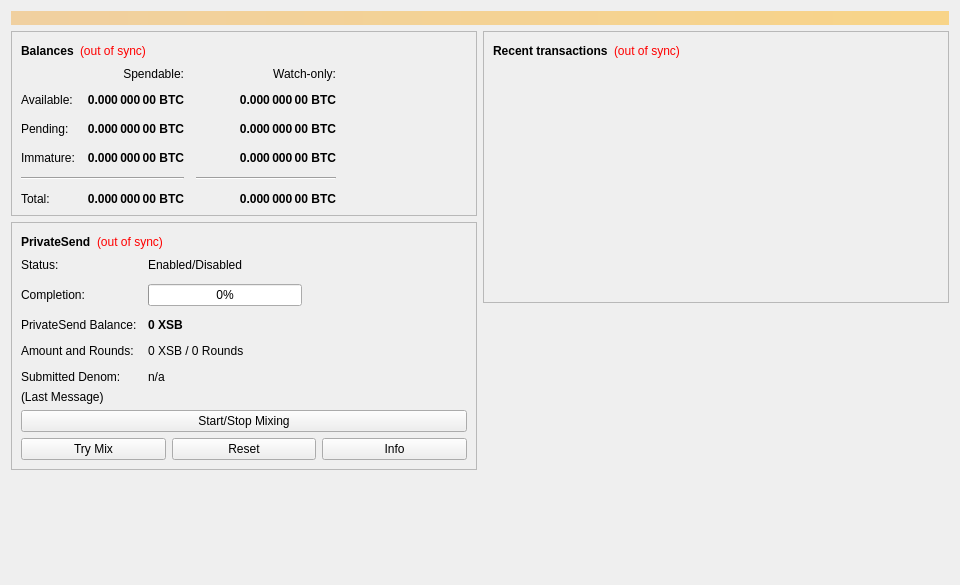
<?xml version="1.0" encoding="UTF-8"?>
<ui version="4.0">
 <class>OverviewPage</class>
 <widget class="QWidget" name="OverviewPage">
  <property name="geometry">
   <rect>
    <x>0</x>
    <y>0</y>
    <width>960</width>
    <height>585</height>
   </rect>
  </property>
  <property name="minimumSize">
   <size>
    <width>960</width>
    <height>0</height>
   </size>
  </property>
  <property name="windowTitle">
   <string>Form</string>
  </property>
  <layout class="QVBoxLayout" name="topLayout">
   <item>
    <widget class="QLabel" name="labelAlerts">
     <property name="visible">
      <bool>false</bool>
     </property>
     <property name="styleSheet">
      <string notr="true">QLabel { background-color: qlineargradient(x1: 0, y1: 0, x2: 1, y2: 0, stop:0 #F0D0A0, stop:1 #F8D488); color:#000000; }</string>
     </property>
     <property name="wordWrap">
      <bool>true</bool>
     </property>
     <property name="margin">
      <number>3</number>
     </property>
     <property name="textInteractionFlags">
      <set>Qt::TextSelectableByMouse</set>
     </property>
    </widget>
   </item>
   <item>
    <layout class="QHBoxLayout" name="horizontalLayout" stretch="1,1">
     <item>
      <layout class="QVBoxLayout" name="verticalLayout_2">
       <item>
        <widget class="QFrame" name="frame">
         <property name="frameShape">
          <enum>QFrame::StyledPanel</enum>
         </property>
         <property name="frameShadow">
          <enum>QFrame::Raised</enum>
         </property>
         <layout class="QVBoxLayout" name="verticalLayout_4">
          <item>
           <layout class="QHBoxLayout" name="horizontalLayout_4">
            <item>
             <widget class="QLabel" name="label_5">
              <property name="font">
               <font>
                <weight>75</weight>
                <bold>true</bold>
               </font>
              </property>
              <property name="text">
               <string>Balances</string>
              </property>
             </widget>
            </item>
            <item>
             <widget class="QLabel" name="labelWalletStatus">
              <property name="toolTip">
               <string>The displayed information may be out of date. Your wallet automatically synchronizes with the sharkbyte network after a connection is established, but this process has not completed yet.</string>
              </property>
              <property name="styleSheet">
               <string notr="true">QLabel { color: red; }</string>
              </property>
              <property name="text">
               <string notr="true">(out of sync)</string>
              </property>
              <property name="alignment">
               <set>Qt::AlignLeading|Qt::AlignLeft|Qt::AlignVCenter</set>
              </property>
             </widget>
            </item>
            <item>
             <spacer name="horizontalSpacer_3">
              <property name="orientation">
               <enum>Qt::Horizontal</enum>
              </property>
              <property name="sizeHint" stdset="0">
               <size>
                <width>40</width>
                <height>20</height>
               </size>
              </property>
             </spacer>
            </item>
           </layout>
          </item>
          <item>
           <layout class="QGridLayout" name="gridLayout">
            <property name="spacing">
             <number>12</number>
            </property>
            <item row="2" column="2">
             <widget class="QLabel" name="labelWatchPending">
              <property name="font">
               <font>
                <weight>75</weight>
                <bold>true</bold>
               </font>
              </property>
              <property name="cursor">
               <cursorShape>IBeamCursor</cursorShape>
              </property>
              <property name="toolTip">
               <string>Unconfirmed transactions to watch-only addresses</string>
              </property>
              <property name="text">
               <string notr="true">0.000 000 00 BTC</string>
              </property>
              <property name="alignment">
               <set>Qt::AlignRight|Qt::AlignTrailing|Qt::AlignVCenter</set>
              </property>
              <property name="textInteractionFlags">
               <set>Qt::LinksAccessibleByMouse|Qt::TextSelectableByKeyboard|Qt::TextSelectableByMouse</set>
              </property>
             </widget>
            </item>
            <item row="2" column="1">
             <widget class="QLabel" name="labelUnconfirmed">
              <property name="font">
               <font>
                <weight>75</weight>
                <bold>true</bold>
               </font>
              </property>
              <property name="cursor">
               <cursorShape>IBeamCursor</cursorShape>
              </property>
              <property name="toolTip">
               <string>Total of transactions that have yet to be confirmed, and do not yet count toward the spendable balance</string>
              </property>
              <property name="text">
               <string notr="true">0.000 000 00 BTC</string>
              </property>
              <property name="alignment">
               <set>Qt::AlignRight|Qt::AlignTrailing|Qt::AlignVCenter</set>
              </property>
              <property name="textInteractionFlags">
               <set>Qt::LinksAccessibleByMouse|Qt::TextSelectableByKeyboard|Qt::TextSelectableByMouse</set>
              </property>
             </widget>
            </item>
            <item row="3" column="2">
             <widget class="QLabel" name="labelWatchImmature">
              <property name="font">
               <font>
                <weight>75</weight>
                <bold>true</bold>
               </font>
              </property>
              <property name="cursor">
               <cursorShape>IBeamCursor</cursorShape>
              </property>
              <property name="toolTip">
               <string>Mined balance in watch-only addresses that has not yet matured</string>
              </property>
              <property name="text">
               <string notr="true">0.000 000 00 BTC</string>
              </property>
              <property name="alignment">
               <set>Qt::AlignRight|Qt::AlignTrailing|Qt::AlignVCenter</set>
              </property>
              <property name="textInteractionFlags">
               <set>Qt::LinksAccessibleByMouse|Qt::TextSelectableByKeyboard|Qt::TextSelectableByMouse</set>
              </property>
             </widget>
            </item>
            <item row="4" column="0" colspan="2">
             <widget class="Line" name="lineSpendableBalance">
              <property name="orientation">
               <enum>Qt::Horizontal</enum>
              </property>
             </widget>
            </item>
            <item row="4" column="2">
             <widget class="Line" name="lineWatchBalance">
              <property name="sizePolicy">
               <sizepolicy hsizetype="Preferred" vsizetype="Fixed">
                <horstretch>0</horstretch>
                <verstretch>0</verstretch>
               </sizepolicy>
              </property>
              <property name="minimumSize">
               <size>
                <width>140</width>
                <height>0</height>
               </size>
              </property>
              <property name="orientation">
               <enum>Qt::Horizontal</enum>
              </property>
             </widget>
            </item>
            <item row="5" column="0">
             <widget class="QLabel" name="labelTotalText">
              <property name="text">
               <string>Total:</string>
              </property>
             </widget>
            </item>
            <item row="3" column="1">
             <widget class="QLabel" name="labelImmature">
              <property name="font">
               <font>
                <weight>75</weight>
                <bold>true</bold>
               </font>
              </property>
              <property name="cursor">
               <cursorShape>IBeamCursor</cursorShape>
              </property>
              <property name="toolTip">
               <string>Mined balance that has not yet matured</string>
              </property>
              <property name="text">
               <string notr="true">0.000 000 00 BTC</string>
              </property>
              <property name="alignment">
               <set>Qt::AlignRight|Qt::AlignTrailing|Qt::AlignVCenter</set>
              </property>
              <property name="textInteractionFlags">
               <set>Qt::LinksAccessibleByMouse|Qt::TextSelectableByKeyboard|Qt::TextSelectableByMouse</set>
              </property>
             </widget>
            </item>
            <item row="2" column="3">
             <spacer name="horizontalSpacer_2">
              <property name="orientation">
               <enum>Qt::Horizontal</enum>
              </property>
              <property name="sizeHint" stdset="0">
               <size>
                <width>40</width>
                <height>20</height>
               </size>
              </property>
             </spacer>
            </item>
            <item row="3" column="0">
             <widget class="QLabel" name="labelImmatureText">
              <property name="text">
               <string>Immature:</string>
              </property>
             </widget>
            </item>
            <item row="5" column="1">
             <widget class="QLabel" name="labelTotal">
              <property name="font">
               <font>
                <weight>75</weight>
                <bold>true</bold>
               </font>
              </property>
              <property name="cursor">
               <cursorShape>IBeamCursor</cursorShape>
              </property>
              <property name="toolTip">
               <string>Your current total balance</string>
              </property>
              <property name="text">
               <string notr="true">0.000 000 00 BTC</string>
              </property>
              <property name="alignment">
               <set>Qt::AlignRight|Qt::AlignTrailing|Qt::AlignVCenter</set>
              </property>
              <property name="textInteractionFlags">
               <set>Qt::LinksAccessibleByMouse|Qt::TextSelectableByKeyboard|Qt::TextSelectableByMouse</set>
              </property>
             </widget>
            </item>
            <item row="5" column="2">
             <widget class="QLabel" name="labelWatchTotal">
              <property name="font">
               <font>
                <weight>75</weight>
                <bold>true</bold>
               </font>
              </property>
              <property name="cursor">
               <cursorShape>IBeamCursor</cursorShape>
              </property>
              <property name="toolTip">
               <string>Current total balance in watch-only addresses</string>
              </property>
              <property name="text">
               <string notr="true">0.000 000 00 BTC</string>
              </property>
              <property name="alignment">
               <set>Qt::AlignRight|Qt::AlignTrailing|Qt::AlignVCenter</set>
              </property>
              <property name="textInteractionFlags">
               <set>Qt::LinksAccessibleByMouse|Qt::TextSelectableByKeyboard|Qt::TextSelectableByMouse</set>
              </property>
             </widget>
            </item>
            <item row="0" column="2">
             <widget class="QLabel" name="labelWatchonly">
              <property name="text">
               <string>Watch-only:</string>
              </property>
              <property name="alignment">
               <set>Qt::AlignRight|Qt::AlignTrailing|Qt::AlignVCenter</set>
              </property>
             </widget>
            </item>
            <item row="1" column="0">
             <widget class="QLabel" name="labelBalanceText">
              <property name="text">
               <string>Available:</string>
              </property>
             </widget>
            </item>
            <item row="1" column="1">
             <widget class="QLabel" name="labelBalance">
              <property name="font">
               <font>
                <weight>75</weight>
                <bold>true</bold>
               </font>
              </property>
              <property name="cursor">
               <cursorShape>IBeamCursor</cursorShape>
              </property>
              <property name="toolTip">
               <string>Your current spendable balance</string>
              </property>
              <property name="text">
               <string notr="true">0.000 000 00 BTC</string>
              </property>
              <property name="alignment">
               <set>Qt::AlignRight|Qt::AlignTrailing|Qt::AlignVCenter</set>
              </property>
              <property name="textInteractionFlags">
               <set>Qt::LinksAccessibleByMouse|Qt::TextSelectableByKeyboard|Qt::TextSelectableByMouse</set>
              </property>
             </widget>
            </item>
            <item row="1" column="2">
             <widget class="QLabel" name="labelWatchAvailable">
              <property name="font">
               <font>
                <weight>75</weight>
                <bold>true</bold>
               </font>
              </property>
              <property name="cursor">
               <cursorShape>IBeamCursor</cursorShape>
              </property>
              <property name="toolTip">
               <string>Your current balance in watch-only addresses</string>
              </property>
              <property name="text">
               <string notr="true">0.000 000 00 BTC</string>
              </property>
              <property name="alignment">
               <set>Qt::AlignRight|Qt::AlignTrailing|Qt::AlignVCenter</set>
              </property>
              <property name="textInteractionFlags">
               <set>Qt::LinksAccessibleByMouse|Qt::TextSelectableByKeyboard|Qt::TextSelectableByMouse</set>
              </property>
             </widget>
            </item>
            <item row="2" column="0">
             <widget class="QLabel" name="labelPendingText">
              <property name="text">
               <string>Pending:</string>
              </property>
             </widget>
            </item>
            <item row="0" column="1">
             <widget class="QLabel" name="labelSpendable">
              <property name="text">
               <string>Spendable:</string>
              </property>
              <property name="alignment">
               <set>Qt::AlignRight|Qt::AlignTrailing|Qt::AlignVCenter</set>
              </property>
             </widget>
            </item>
           </layout>
          </item>
         </layout>
        </widget>
       </item>
       <item>
        <widget class="QFrame" name="framePrivateSend">
         <property name="layoutDirection">
          <enum>Qt::LeftToRight</enum>
         </property>
         <property name="frameShape">
          <enum>QFrame::StyledPanel</enum>
         </property>
         <property name="frameShadow">
          <enum>QFrame::Raised</enum>
         </property>
         <layout class="QVBoxLayout" name="VerticalLayout_PS1">
          <item>
           <layout class="QHBoxLayout" name="horizontalLayout_5">
            <item>
             <widget class="QLabel" name="labelPrivateSendHeader">
              <property name="font">
               <font>
                <weight>75</weight>
                <bold>true</bold>
               </font>
              </property>
              <property name="text">
               <string>PrivateSend</string>
              </property>
             </widget>
            </item>
            <item>
             <widget class="QLabel" name="labelPrivateSendSyncStatus">
              <property name="toolTip">
               <string>The displayed information may be out of date. Your wallet automatically synchronizes with the sharkbyte network after a connection is established, but this process has not completed yet.</string>
              </property>
              <property name="styleSheet">
               <string notr="true">QLabel { color: red; }</string>
              </property>
              <property name="text">
               <string notr="true">(out of sync)</string>
              </property>
              <property name="alignment">
               <set>Qt::AlignLeading|Qt::AlignLeft|Qt::AlignVCenter</set>
              </property>
             </widget>
            </item>
            <item>
             <spacer name="horizontalSpacer_4">
              <property name="orientation">
               <enum>Qt::Horizontal</enum>
              </property>
              <property name="sizeHint" stdset="0">
               <size>
                <width>40</width>
                <height>20</height>
               </size>
              </property>
             </spacer>
            </item>
           </layout>
          </item>
          <item>
           <layout class="QFormLayout" name="privateSendFormLayout">
            <property name="fieldGrowthPolicy">
             <enum>QFormLayout::AllNonFixedFieldsGrow</enum>
            </property>
            <property name="horizontalSpacing">
             <number>11</number>
            </property>
            <property name="verticalSpacing">
             <number>12</number>
            </property>
            <item row="0" column="0">
             <widget class="QLabel" name="labelPrivateSendEnabledText">
              <property name="text">
               <string>Status:</string>
              </property>
             </widget>
            </item>
            <item row="0" column="1">
             <widget class="QLabel" name="labelPrivateSendEnabled">
              <property name="text">
               <string>Enabled/Disabled</string>
              </property>
             </widget>
            </item>
            <item row="1" column="0">
             <widget class="QLabel" name="labelCompletitionText">
              <property name="text">
               <string>Completion:</string>
              </property>
             </widget>
            </item>
            <item row="1" column="1">
             <widget class="QProgressBar" name="privateSendProgress">
              <property name="maximumSize">
               <size>
                <width>154</width>
                <height>16777215</height>
               </size>
              </property>
              <property name="value">
               <number>0</number>
              </property>
             </widget>
            </item>
            <item row="2" column="0">
             <widget class="QLabel" name="labelAnonymizedText">
              <property name="text">
               <string>PrivateSend Balance:</string>
              </property>
             </widget>
            </item>
            <item row="2" column="1">
             <widget class="QLabel" name="labelAnonymized">
              <property name="font">
               <font>
                <weight>75</weight>
                <bold>true</bold>
               </font>
              </property>
              <property name="text">
               <string notr="true">0 XSB</string>
              </property>
             </widget>
            </item>
            <item row="3" column="0">
             <widget class="QLabel" name="labelAmountAndRoundsText">
              <property name="text">
               <string>Amount and Rounds:</string>
              </property>
             </widget>
            </item>
            <item row="3" column="1">
             <widget class="QLabel" name="labelAmountRounds">
              <property name="text">
               <string>0 XSB / 0 Rounds</string>
              </property>
             </widget>
            </item>
            <item row="4" column="0">
             <widget class="QLabel" name="labelSubmittedDenomText">
              <property name="text">
               <string>Submitted Denom:</string>
              </property>
             </widget>
            </item>
            <item row="4" column="1">
             <widget class="QLabel" name="labelSubmittedDenom">
              <property name="toolTip">
               <string>The denominations you submitted to the Masternode.&lt;br&gt;To mix, other users must submit the exact same denominations.</string>
              </property>
              <property name="text">
               <string>n/a</string>
              </property>
             </widget>
            </item>
           </layout>
          </item>
          <item>
           <layout class="QVBoxLayout" name="VerticalLayout_PS">
            <item>
             <widget class="QLabel" name="labelPrivateSendLastMessage">
              <property name="text">
               <string>(Last Message)</string>
              </property>
              <property name="alignment">
               <set>Qt::AlignLeading|Qt::AlignLeft|Qt::AlignTop</set>
              </property>
              <property name="wordWrap">
               <bool>true</bool>
              </property>
             </widget>
            </item>
            <item>
             <widget class="QPushButton" name="togglePrivateSend">
              <property name="sizePolicy">
               <sizepolicy hsizetype="MinimumExpanding" vsizetype="Fixed">
                <horstretch>0</horstretch>
                <verstretch>0</verstretch>
               </sizepolicy>
              </property>
              <property name="text">
               <string>Start/Stop Mixing</string>
              </property>
             </widget>
            </item>
            <item>
             <layout class="QHBoxLayout" name="horizontalLayout_debugbuttons">
              <item>
               <widget class="QPushButton" name="privateSendAuto">
                <property name="sizePolicy">
                 <sizepolicy hsizetype="MinimumExpanding" vsizetype="Fixed">
                  <horstretch>0</horstretch>
                  <verstretch>0</verstretch>
                 </sizepolicy>
                </property>
                <property name="toolTip">
                 <string>Try to manually submit a PrivateSend request.</string>
                </property>
                <property name="text">
                 <string>Try Mix</string>
                </property>
               </widget>
              </item>
              <item>
               <widget class="QPushButton" name="privateSendReset">
                <property name="sizePolicy">
                 <sizepolicy hsizetype="MinimumExpanding" vsizetype="Fixed">
                  <horstretch>0</horstretch>
                  <verstretch>0</verstretch>
                 </sizepolicy>
                </property>
                <property name="toolTip">
                 <string>Reset the current status of PrivateSend (can interrupt PrivateSend if it's in the process of Mixing, which can cost you money!)</string>
                </property>
                <property name="autoFillBackground">
                 <bool>false</bool>
                </property>
                <property name="text">
                 <string>Reset</string>
                </property>
               </widget>
              </item>
              <item>
               <widget class="QPushButton" name="privateSendInfo">
                <property name="sizePolicy">
                 <sizepolicy hsizetype="MinimumExpanding" vsizetype="Fixed">
                  <horstretch>0</horstretch>
                  <verstretch>0</verstretch>
                 </sizepolicy>
                </property>
                <property name="toolTip">
                 <string>Information about PrivateSend and Mixing</string>
                </property>
                <property name="text">
                 <string>Info</string>
                </property>
               </widget>
              </item>
             </layout>
            </item>
           </layout>
          </item>
         </layout>
        </widget>
       </item>
       <item>
        <spacer name="verticalSpacer">
         <property name="orientation">
          <enum>Qt::Vertical</enum>
         </property>
         <property name="sizeHint" stdset="0">
          <size>
           <width>20</width>
           <height>40</height>
          </size>
         </property>
        </spacer>
       </item>
      </layout>
     </item>
     <item>
      <layout class="QVBoxLayout" name="verticalLayout_3">
       <item>
        <widget class="QFrame" name="frame_2">
         <property name="frameShape">
          <enum>QFrame::StyledPanel</enum>
         </property>
         <property name="frameShadow">
          <enum>QFrame::Raised</enum>
         </property>
         <layout class="QVBoxLayout" name="verticalLayout">
          <item>
           <layout class="QHBoxLayout" name="horizontalLayout_2">
            <item>
             <widget class="QLabel" name="label_4">
              <property name="font">
               <font>
                <weight>75</weight>
                <bold>true</bold>
               </font>
              </property>
              <property name="text">
               <string>Recent transactions</string>
              </property>
             </widget>
            </item>
            <item>
             <widget class="QLabel" name="labelTransactionsStatus">
              <property name="toolTip">
               <string>The displayed information may be out of date. Your wallet automatically synchronizes with the sharkbyte network after a connection is established, but this process has not completed yet.</string>
              </property>
              <property name="styleSheet">
               <string notr="true">QLabel { color: red; }</string>
              </property>
              <property name="text">
               <string notr="true">(out of sync)</string>
              </property>
              <property name="alignment">
               <set>Qt::AlignLeading|Qt::AlignLeft|Qt::AlignVCenter</set>
              </property>
             </widget>
            </item>
            <item>
             <spacer name="horizontalSpacer">
              <property name="orientation">
               <enum>Qt::Horizontal</enum>
              </property>
              <property name="sizeHint" stdset="0">
               <size>
                <width>40</width>
                <height>20</height>
               </size>
              </property>
             </spacer>
            </item>
           </layout>
          </item>
          <item>
           <widget class="QListView" name="listTransactions">
            <property name="styleSheet">
             <string notr="true">QListView { background: transparent; }</string>
            </property>
            <property name="frameShape">
             <enum>QFrame::NoFrame</enum>
            </property>
            <property name="verticalScrollBarPolicy">
             <enum>Qt::ScrollBarAlwaysOff</enum>
            </property>
            <property name="horizontalScrollBarPolicy">
             <enum>Qt::ScrollBarAlwaysOff</enum>
            </property>
            <property name="selectionMode">
             <enum>QAbstractItemView::NoSelection</enum>
            </property>
           </widget>
          </item>
         </layout>
        </widget>
       </item>
       <item>
        <spacer name="verticalSpacer_2">
         <property name="orientation">
          <enum>Qt::Vertical</enum>
         </property>
         <property name="sizeHint" stdset="0">
          <size>
           <width>20</width>
           <height>40</height>
          </size>
         </property>
        </spacer>
       </item>
      </layout>
     </item>
    </layout>
   </item>
  </layout>
 </widget>
 <resources/>
 <connections/>
</ui>
